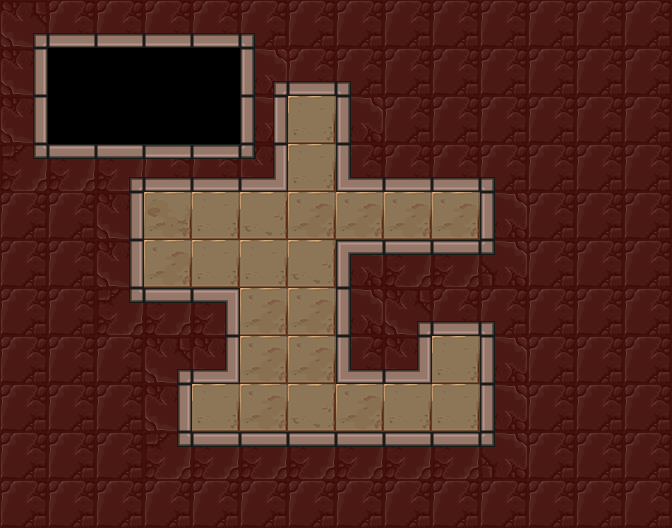

Below is a game level as drawn by its tile map, then a one-line description and the .tmx that defines it (tile-layer data replaced by summaries):
An orthogonal 14x11 tile map with 48x48 px tiles, 3 tile layers (Floor, Holes, Walls), 7 tilesets and 6 objects (mirror, lightSwitch, lightOrb, player_start, exit).

<map version="1.0" orientation="orthogonal" renderorder="right-down" width="14" height="11" tilewidth="48" tileheight="48" nextobjectid="85">
 <tileset firstgid="1" name="walls" tilewidth="48" tileheight="48" tilecount="42">
  <image source="../../images/kongregate_release/wall_sheet.png" width="336" height="288" />
 </tileset>
 <tileset firstgid="43" name="exit" tilewidth="48" tileheight="48" tilecount="12">
  <image source="../../images/kongregate_release/gate_sheet.png" width="192" height="144" />
 </tileset>
 <tileset firstgid="55" name="floors" tilewidth="48" tileheight="48" tilecount="4">
  <image source="../../images/kongregate_release/floor_sheet.png" width="192" height="48" />
 </tileset>
 <tileset firstgid="59" name="holes" tilewidth="48" tileheight="48" tilecount="24">
  <image source="../../images/kongregate_release/hole_sheet.png" width="288" height="192" />
 </tileset>
 <tileset firstgid="83" name="mirrors" tilewidth="48" tileheight="48" tilecount="4">
  <image source="../../images/kongregate_release/mirror_sheet.png" width="96" height="96" />
 </tileset>
 <tileset firstgid="87" name="orb_sheet" tilewidth="48" tileheight="48" tilecount="9">
  <image source="../../images/kongregate_release/orb_sheet.png" width="144" height="144" />
 </tileset>
 <tileset firstgid="96" name="tutorialImages" tilewidth="48" tileheight="48" tilecount="50">
  <image source="../../images/kongregate_release/tutorial_sheet.png" width="512" height="256" />
 </tileset>
 <layer name="Floor" width="14" height="11">
  <properties>
   <property name="tileset" value="floors" />
  </properties>
  <data>[154 cells, 24 non-empty, 4 distinct tile ids]</data>
 </layer>
 <layer name="Holes" width="14" height="11">
  <properties>
   <property name="tileset" value="holes" />
  </properties>
  <data>[154 cells, 0 non-empty, 0 distinct tile ids]</data>
 </layer>
 <layer name="Walls" width="14" height="11">
  <properties>
   <property name="tileset" value="walls" />
  </properties>
  <data>[154 cells, 122 non-empty, 18 distinct tile ids]</data>
 </layer>
 <objectgroup name="Objects" />
 <objectgroup name="Tutorial Images">
  <object id="79" gid="109" x="48" y="96" width="48" height="48" />
 </objectgroup>
 <objectgroup name="Mirrors">
  <object id="80" type="mirror" gid="84" x="144" y="240" width="48" height="48">
   <properties>
    <property name="sides" value="1" />
   </properties>
  </object>
 </objectgroup>
 <objectgroup name="Light">
  <object id="81" type="lightSwitch" gid="87" x="432" y="240" width="48" height="48" />
  <object id="82" type="lightOrb" gid="91" x="288" y="144" width="48" height="48">
   <properties>
    <property name="direction" value="4096" />
   </properties>
  </object>
 </objectgroup>
 <objectgroup color="#141ba4" name="player_start">
  <object id="83" type="player_start" x="192" y="384" width="48" height="48">
   <properties>
    <property name="direction_facing" value="16" />
   </properties>
  </object>
 </objectgroup>
 <objectgroup color="#71a400" name="Exit">
  <object id="84" type="exit" gid="43" x="432" y="384" width="48" height="48" />
 </objectgroup>
</map>
